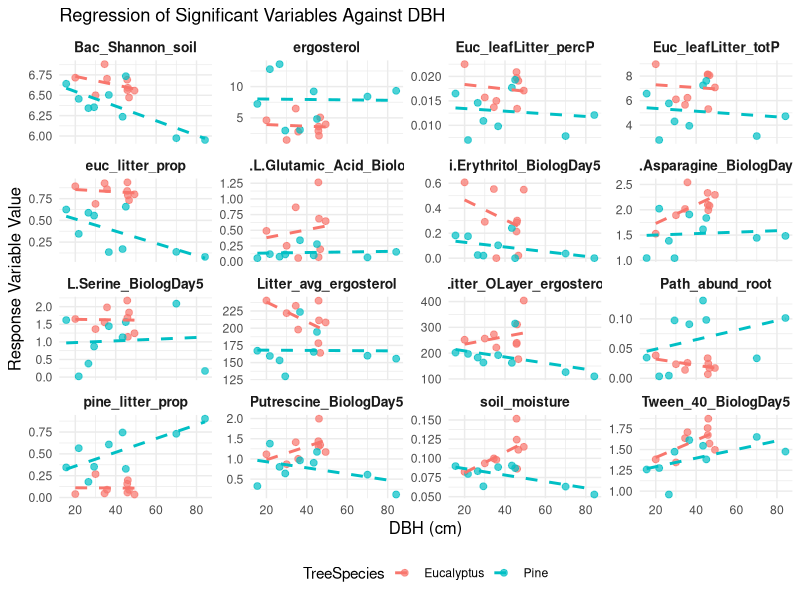
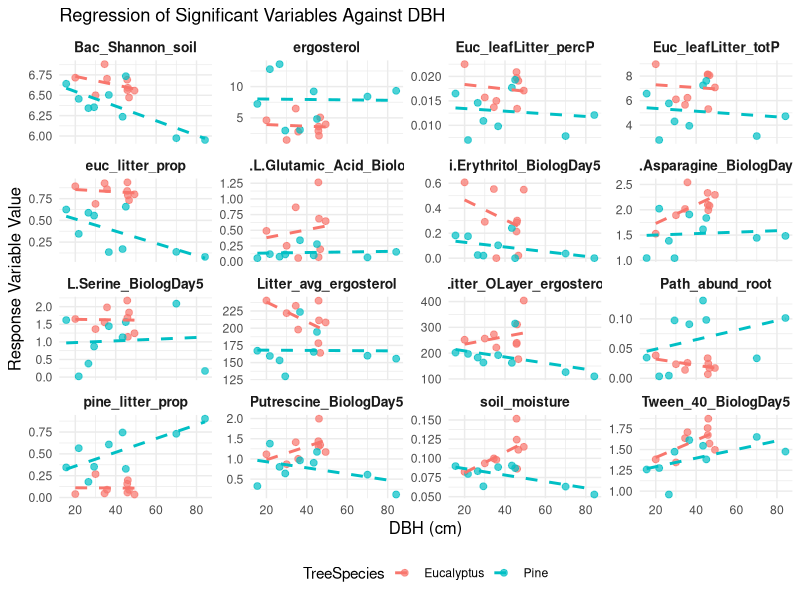
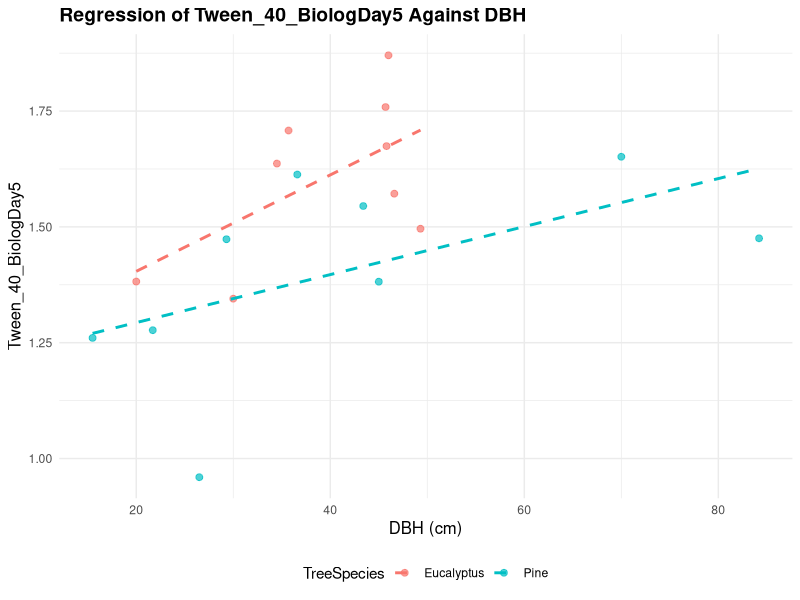
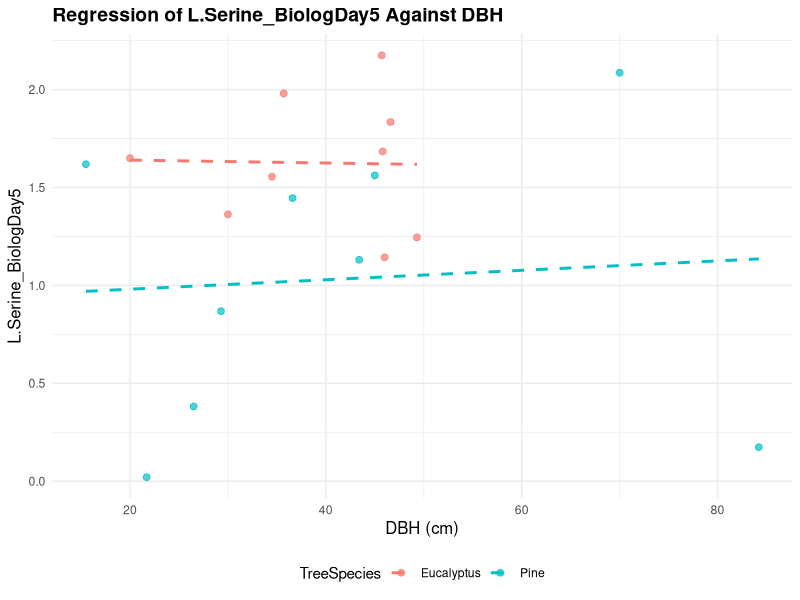
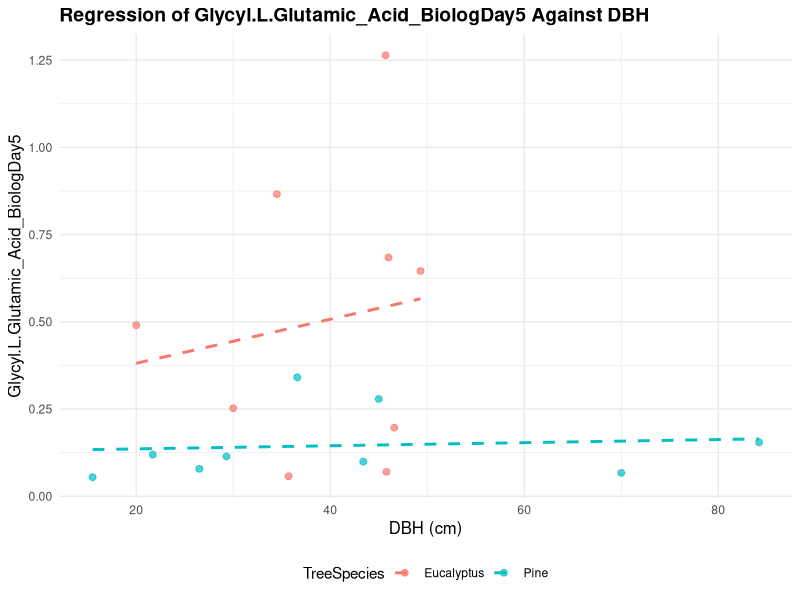
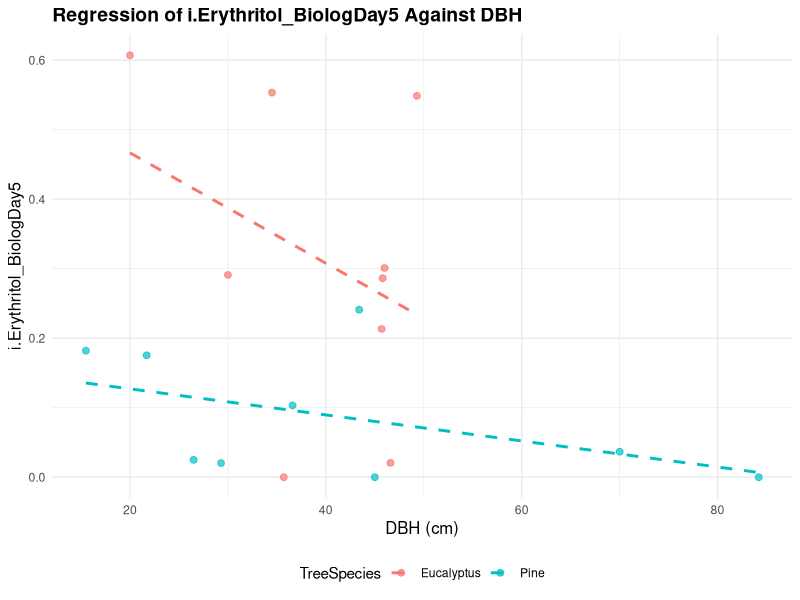
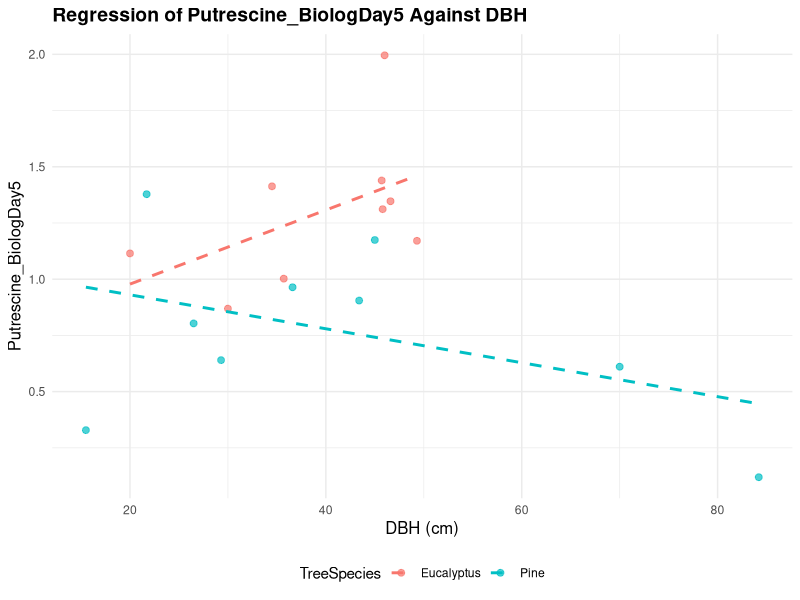
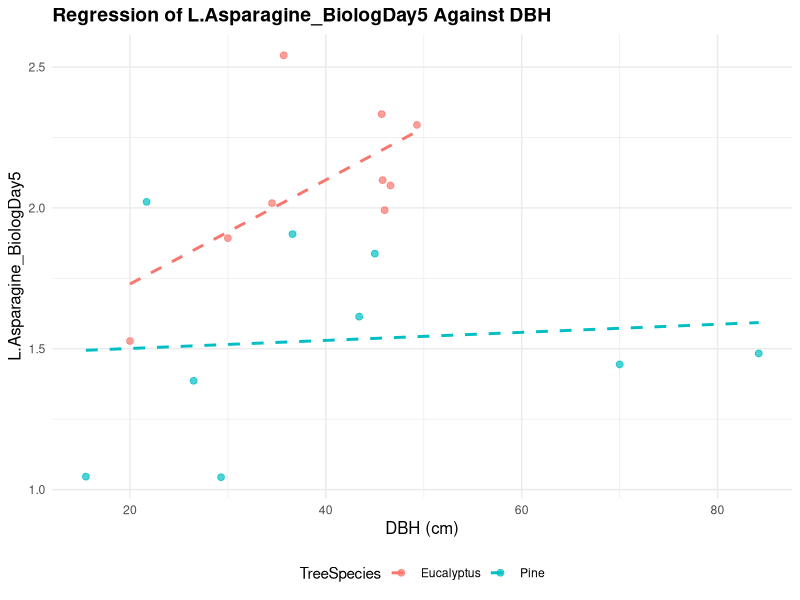

Write R code to recreate these figures, in order.
library(dplyr)
library(reshape2)
library(ggplot2)
library(tidyr)


Aus23_allData_19Nov24 <- read.csv("Merged_data/Aus23_allData_19Nov24.csv") %>% select(-X)
variables.signif.take2<-c("Tween_40_BiologDay5", "L.Serine_BiologDay5", "Glycyl.L.Glutamic_Acid_BiologDay5",
                          "i.Erythritol_BiologDay5", "Putrescine_BiologDay5", "L.Asparagine_BiologDay5", 
                          "pine_litter_prop", "Euc_leafLitter_percP", "Euc_leafLitter_totP",              
                          "Litter_OLayer_ergosterol", "Litter_avg_ergosterol","euc_litter_prop", "Path_abund_root", "ergosterol","soil_moisture",
                          "Bac_Shannon_soil")



# Filter and pivot data to long format
data_long_signif <- Aus23_allData_19Nov24 %>%
  select(all_of(c("dbh_cm", "TreeSpecies", variables.signif.take2))) %>%
  pivot_longer(
    cols = -c(dbh_cm, TreeSpecies), 
    names_to = "Response", 
    values_to = "Value"
  )

# Plot regressions for each variable against dbh_cm
ggplot(data_long_signif, aes(x = dbh_cm, y = Value, color = TreeSpecies)) +
  geom_point(size = 2, alpha = 0.7) +  # Scatterplot points
  geom_smooth(method = "lm", se = FALSE, linetype = "dashed") +  # Linear regression line
 # geom_smooth(method = "loess", se = TRUE, linetype = "solid", color = "black") +  # LOESS trend line with confidence intervals
  facet_wrap(~ Response, scales = "free_y") +  # Facet by response variable
  labs(title = "Regression of Significant Variables Against DBH",
       x = "DBH (cm)",
       y = "Response Variable Value") +
  theme_minimal() +
  theme(
    legend.position = "bottom",
    strip.text = element_text(size = 10, face = "bold"),  # Facet label formatting
    axis.title = element_text(size = 12)
  )

ggsave("Regression_Plots_DBH_vs_Signif_Variables_Faceted.png", width = 14, height = 8, dpi = 300)



# Loop through each significant variable and plot separately
for (var in variables.signif.take2) {
  
  # Subset data for the current variable
  data_subset <- data_long_signif %>% filter(Response == var)
  
  # Create the plot
  p <- ggplot(data_subset, aes(x = dbh_cm, y = Value, color = TreeSpecies)) +
    geom_point(size = 2, alpha = 0.7) +
    geom_smooth(method = "lm", se = FALSE, linetype = "dashed") +
 #   geom_smooth(method = "loess", se = TRUE, linetype = "solid") +
    labs(title = paste("Regression of", var, "Against DBH"),
         x = "DBH (cm)",
         y = var) +
    theme_minimal() +
    theme(
      legend.position = "bottom",
      plot.title = element_text(size = 14, face = "bold"),
      axis.title = element_text(size = 12)
    )
  
  # Save the plot as a PNG file
  ggsave(paste0( "DBH_vs_", var, ".png"), plot = p, width = 8, height = 6, dpi = 300)
}


